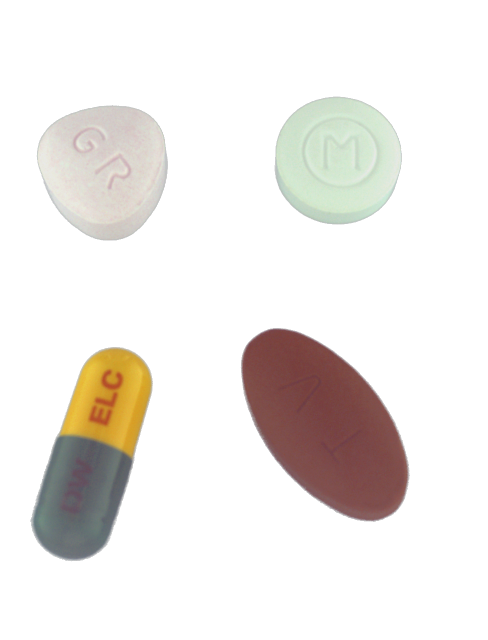
#> input picture yolo_dataset_v2/images/train/K-000250-000573-005002-019552_0_2_0_2_70_000_200.png, 976 x 1280 px, given in place of K-001900-010224-016551-031705_0_2_0_2_70_000_200.png, which was not available (shown at 1/2 size)
$ jupyter execute --allow-errors image_cut_and_classify.ipynb   (text cells are left out)
#> lines starting #> are read from the running program, lines starting #| are printed output that depends on the picture; pictures that were not available may be replaced by others from this repository, and a replacement may not be noted
[cell 1]
import os
import shutil
import json
import cv2
import numpy as np
from PIL import Image
import matplotlib.pyplot as plt
import pandas as pd
import copy

[cell 2]
def PIL2OpenCV(pil_image):
    numpy_image= np.array(pil_image)
    opencv_image = cv2.cvtColor(numpy_image, cv2.COLOR_RGB2BGR)
    return opencv_image

# [4 lines left out: function OpenCV2PIL, not called in this run]

[cell 3]
def contour_center(cnt):
    M = cv2.moments(cnt)
    if M["m00"] == 0:
        return None
    cx = int(M["m10"] / M["m00"])
    cy = int(M["m01"] / M["m00"])
    return (cx, cy)

[cell 4]
def sort_contours_TL_TR_BL_BR(contours, median_y):
    centers = [(contour_center(c), c) for c in contours]
    centers = [c for c in centers if c[0] is not None]

    # 1) y 기준 전체 정렬
    centers.sort(key=lambda x: x[0][1])

    # 2) 상단/하단 분리
    ys = [c[0][1] for c in centers]

    top = [c for c in centers if c[0][1] <= median_y]
    bottom = [c for c in centers if c[0][1] > median_y]

    # 3) 상단은 x 오름차순 → TL, TR
    top.sort(key=lambda x: x[0][0])

    bottom.sort(key=lambda x: x[0][0])

    sorted_contours = [c[1] for c in top + bottom]
    return sorted_contours

[cell 5]
def bbox_from_image(images_path='./ai06-level1-project/train_output',annotations_path='./ai06-level1-project/train_annotations'):
    images=sorted(os.listdir(images_path))
    os.makedirs(annotations_path,exist_ok=True)

    os.makedirs('./cropped_images',exist_ok=True)

    count=0
    for image in images:
        count+=1
        print(count)
        # 알약 조합은 이름에서 확장자 및 이미지 정보를 제거한 것과 같다.
        name=image[:-23]

        # 만약 annotation에 해당 알약 조합의 정보가 없다면, 폴더를 만들어준다.
        if not os.path.isdir(os.path.join(annotations_path,name+"_json")):
            os.makedirs(os.path.join(annotations_path,name+"_json"))

        # 이미지 파일을 불러온다.
        image_file=Image.open(os.path.join(images_path,image))

        # 이미지 파일을 cv 파일로, 배경을 유지하여 만들어준다.
        image_cv=cv2.cvtColor(np.array(image_file), cv2.COLOR_RGBA2BGRA)

        # 이미지 파일을 cv 파일로, 배경을 지워서 만들어준다.
        image_file=PIL2OpenCV(image_file.convert("RGB"))

        # 이미지 파일 원본의 크기를 구한다.
        H,W,C=image_file.shape

        # 이미지 파일에 변형을 가할 파일을 만들어준다.
        conv_file=np.zeros_like(image_file)

        # 각 칸에 대해, 배경에 해당하면 흰색, 아니면 검은 색으로 만들어준다.
        conv_file[(image_file==[0,0,0]).all(axis=2)]=255

        # 흑백 반전을 취한다. (openCV의 마스크는 흑색이 배경, 백색을 객체로 인식함)
        conv_file=cv2.bitwise_not(conv_file)

        # 흑백 이미지(단일 채널)로 만들어준다.
        conv_file=cv2.cvtColor(conv_file, cv2.COLOR_BGR2GRAY)

        # 객체들의 경계선을 구한다.
        contours, _ = cv2.findContours(conv_file,cv2.RETR_EXTERNAL,cv2.CHAIN_APPROX_SIMPLE)

        contours=sort_contours_TL_TR_BL_BR(contours,(H//2))

        # bbox들을 구한다.
        with open(os.path.join(annotations_path,name+'_json',image[:-4]+'_bbox.txt'),'w') as f:
            f.write('value order: x, y, w, h\n')
            idx=1
            for cnt in contours:
                x, y, w, h = cv2.boundingRect(cnt)
                if w<50 or h<50:
                    continue
                # 실제 bbox는 더 크게 설정한다. (약 20px? 22px?)
                cv2.rectangle(image_cv, (x,y), (x+w,y+h), (0, 256, 0), 2)
                f.write(f'image{idx}: {x},{y},{w},{h}\n')
                idx+=1

#> (the rest of this cell did not finish here and is left out)

[cell 6]
def image_crop_with_bbox(annotation_root='./ai06-level1-project/train_annotations',image_root='./ai06-level1-project/train_output',crop_path='./cropped_images/'):
    # 각 이미지 정보 폴더를 순회한다.

    annotations=sorted(os.listdir(annotation_root))

    os.makedirs(crop_path, exist_ok=True)

    cnt=0

    for annotation in annotations:
        # txt 파일들 목록을 불러온다.
        image_info=copy.deepcopy([entry.name for entry in os.scandir(os.path.join(annotation_root,annotation)) if entry.is_file() and entry.name.endswith(".txt")])

        # 이미지 하나에 대한 txt 파일마다
        for sub_info in image_info:
            if 'bbox' not in sub_info:
                continue
            print(cnt+1)
            cnt+=1

            image_name=sub_info[:-4]
            # 이미지 이름은 sub_info에서 마지막 확장자를 지운 것과 같다.
            image=Image.open(os.path.join(image_root,image_name[:-5]+'.png'))

            # 이미지 파일을 cv 파일로, 배경을 유지하여 만들어준다.
            image_cv=cv2.cvtColor(np.array(image), cv2.COLOR_RGBA2BGRA)

            # 이미지 파일을 cv 파일로, 배경을 지워서 만들어준다.
            image_file=PIL2OpenCV(image.convert("RGB"))

            # 이미지 파일 원본의 크기를 구한다.
            H,W,C=image_file.shape

            with open(os.path.join(annotation_root,annotation,sub_info),'r') as f:
                f.readline()
                # 이미지의 높이, 너비 정보를 얻는다.
                parts=f.readlines()

                # 각 세부 이미지마다
                for part in parts:
                    part=part.strip().split()
                    # id와 좌표를 얻는다.
                    part_id=part[0][5:-1]
                    x,y,w,h=map(int,part[1].split(','))
                    #cv2.rectangle(image_cv, (x,y), (x+w,y+h), (0, 256, 0), 2)
                    # 배경을 유지한 이미지에서 세부 이미지를 잘라낸다.
                    img=image_cv[y:y+h,x:x+w]
                    img=Image.fromarray(cv2.cvtColor(img, cv2.COLOR_BGRA2RGBA))

                    # 크기 640x640의 투명 배경인 빈 이미지를 만든다.
                    canvas_size = (640,640)
                    canvas = Image.new("RGBA", canvas_size, (0,0,0,0))
                    x_=(640-w)//2
                    y_=(640-h)//2
                    canvas.paste(img,(x_,y_),img)
                    canvas.save(os.path.join(crop_path,image_name[:-4]+part_id+'.png'))
            '''fig, ax = plt.subplots(1, figsize=(12,9))
            plt.imshow(img)
            plt.show()'''

image_crop_with_bbox(annotation_root='./ai06-level1-project/train_annotations',image_root='./ai06-level1-project/train_output',crop_path='./cropped_images/')

[cell 7]
image_root='./ai06-level1-project/train_output'
image_name='K-001900-010224-016551-031705_0_2_0_2_70_000_200'
image=Image.open(os.path.join(image_root,image_name+'.png'))
#> image is the input picture: PIL image 976x1280 RGBA; mean R, G, B, A 137.5, 133.8, 130.4, 51.5
image_cv=cv2.cvtColor(np.array(image), cv2.COLOR_RGBA2BGR)
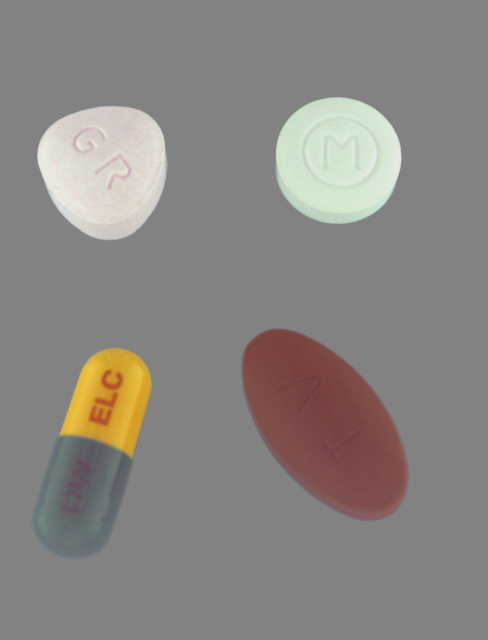
#> image_cv: shape (1280, 976, 3) (shown at 1/2 size); mean B, G, R 130.4, 133.8, 137.5
pt1 = (154, 145)
pt2 = (368, 535)
cv2.rectangle(image_cv, pt1, pt2, (0, 256, 0), 2)
pt3 = (597, 144)
pt4 = (828, 573)
cv2.rectangle(image_cv, pt3, pt4, (0, 256, 0), 2)
pt5 = (185, 771)
pt6 = (379, 1154)
cv2.rectangle(image_cv, pt5, pt6, (0, 256, 0), 2)
pt7 = (657, 866)
pt8 = (846, 1010)
cv2.rectangle(image_cv, pt7, pt8, (0, 256, 0), 2)
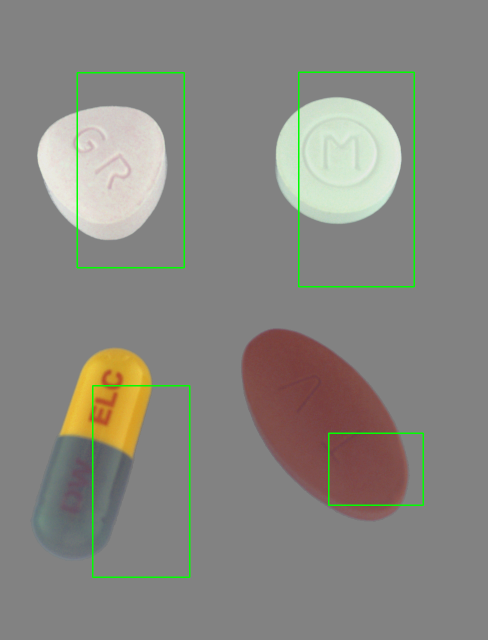
#> image_cv: shape (1280, 976, 3) (shown at 1/2 size); mean B, G, R 129, 135, 136.1

fig, ax = plt.subplots(1, figsize=(12,9))
plt.imshow(cv2.cvtColor(image_cv, cv2.COLOR_RGB2BGR))
plt.show()

[cell 8]
# 잘린 이미지들이 위치한 폴더
image_root='./cropped_images'
class_id=0
labelling_map={}
class_count={}
count=0
# 라벨링 파일
with open('./label_mapping.txt','r') as f:
    # 첫 줄 무시
#> (reads label_mapping.txt from the repository)
    f.readline()
    lines=f.readlines()
    for line in lines:
        print(count+1)
        count+=1
        # 이름과 라벨 사이에는 탭으로 구분했습니다.
        line=list(line.strip().split('\t'))
        # 라벨이 있다면 class_id를 갱신
        if len(line)==2:
            class_id=int(line[1])
            class_count[str(class_id)]=0
        # 현재 이미지의 라벨은 현재 class_id
        labelling_map[line[0]]=class_id
        class_count[str(class_id)]+=1
        # 현재 class_id에 해당하는 폴더가 없으면 생성
        os.makedirs(os.path.join('pill_images',str(class_id)),exist_ok=True)
        # 이미지를 해당 폴더로 복사
        os.system(f'mv {image_root}/{line[0]}.png ./pill_images/{str(class_id)}/{line[0]}.png')

[cell 9]
print(len(class_count.keys()))

[cell 10]
images=os.listdir(image_root)
for image in images:
    if image[:-4] not in labelling_map.keys():
        print(image[:-4])

[cell 11]
class_count_df=pd.DataFrame.from_dict(data=class_count,orient='index')
class_count_df.plot(kind='bar')
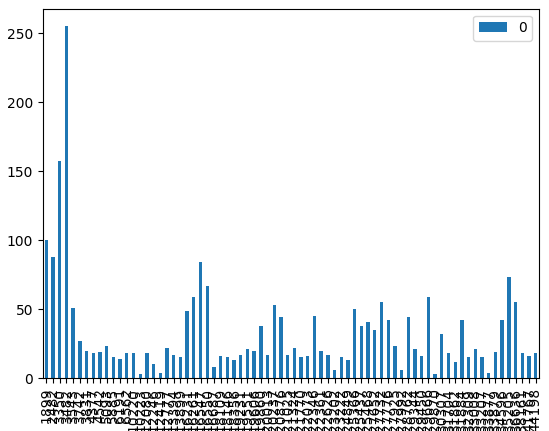
#> figure drawn by matplotlib, 1 panel; tallest bar 255 high, from x = 2.75 to 3.25

[cell 12]
cat_id_to_name={
    1899: "보령부스파정 5mg",
    2482: "뮤테란캡슐 100mg",
    3350: "일양하이트린정 2mg",
    3482: "기넥신에프정(은행엽엑스)(수출용)",
    3543: "무코스타정(레바미피드)(비매품)",
    3742: "알드린정",
    3831: "뉴로메드정(옥시라세탐)",
    4377: "타이레놀정500mg",
    4542: "에어탈정(아세클로페낙)",
    5093: "삼남건조수산화알루미늄겔정",
    5885: "타이레놀이알서방정(아세트아미노펜)(수출용)",
    6191: "삐콤씨에프정 618.6mg/병",
    6562: "조인스정 200mg",
    10220: "쎄로켈정 100mg",
    10223: "넥시움정 40mg",
    12080: "리렉스펜정 300mg/PTP",
    12246: "아빌리파이정 10mg",
    12419: "자이프렉사정 2.5mg",
    12777: "다보타민큐정 10mg/병",
    13394: "써스펜8시간이알서방정 650mg",
    13899: "에빅사정(메만틴염산염)(비매품)",
    16231: "리피토정 20mg",
    16261: "크레스토정 20mg",
    16547: "가바토파정 100mg",
    16550: "동아가바펜틴정 800mg",
    16687: "오마코연질캡슐(오메가-3-산에틸에스테르90)",
    18109: "란스톤엘에프디티정 30mg",
    18146: "리리카캡슐 150mg",
    18356: "종근당글리아티린연질캡슐(콜린알포세레이트)",
    19231: "콜리네이트연질캡슐 400mg",
    19551: "트루비타정 60mg/병",
    19606: "스토가정 10mg",
    19860: "노바스크정 5mg",
    20013: "마도파정",
    20237: "플라빅스정 75mg",
    20876: "엑스포지정 5/160mg",
    21025: "펠루비정(펠루비프로펜)",
    21324: "아토르바정 10mg",
    21770: "라비에트정 20mg",
    22073: "리피로우정 20mg",
    22346: "자누비아정 50mg",
    22361: "맥시부펜이알정 300mg",
    22626: "메가파워정 90mg/병",
    23202: "쿠에타핀정 25mg",
    23222: "비타비백정 100mg/병",
    24849: "놀텍정 10mg",
    25366: "자누메트정 50/850mg",
    25437: "큐시드정 31.5mg/PTP",
    25468: "아모잘탄정 5/100mg",
    27652: "세비카정 10/40mg",
    27732: "트윈스타정 40/5mg",
    27776: "카나브정 60mg",
    27925: "울트라셋이알서방정",
    27992: "졸로푸트정 100mg",
    28762: "트라젠타정(리나글립틴)",
    29344: "비모보정 500/20mg",
    29450: "레일라정",
    29666: "리바로정 4mg",
    29870: "렉사프로정 15mg",
    30307: "트라젠타듀오정 2.5/850mg",
    31704: "낙소졸정 500/20mg",
    31862: "아질렉트정(라사길린메실산염)",
    31884: "자누메트엑스알서방정 100/1000mg",
    32309: "글리아타민연질캡슐",
    33008: "신바로정",
    33207: "에스원엠프정 20mg",
    33877: "브린텔릭스정 20mg",
    33879: "글리틴정(콜린알포세레이트)",
    34596: "제미메트서방정 50/1000mg",
    35205: "아토젯정 10/40mg",
    36636: "로수젯정10/5밀리그램",
    38161: "로수바미브정 10/20mg",
    41767: "카발린캡슐 25mg",
    44198: "케이캡정 50mg"
}

[cell 13]
labelling_map

[cell 14]
# [39 lines left out: function parse_bbox_txt, not called in this run]

[cell 15]
def bbox_to_json(images_root='./ai06-level1-project/train_output',annotations_root='./ai06-level1-project/train_annotations',labelling_map=None):
    pill_sets=os.listdir(annotations_root)
    annotation_id=1
    image_id=1
    cnt=0
    for pill_set in pill_sets:
        pill_set_path = os.path.join(annotations_root, pill_set)

        # *_bbox.txt 파일만 가져오기
        bbox_files = [f for f in os.listdir(pill_set_path) if f.endswith("_bbox.txt")]

        if len(bbox_files) == 0:
            continue

        new_json_dir = os.path.join(pill_set_path)

        # 각 이미지에 대해서
        for bbox_file in bbox_files:
            txt_path = os.path.join(pill_set_path, bbox_file)
            base_name = bbox_file[:-9]
            image_file_name = base_name + ".png"
            json_filename = base_name + ".json"
            json_path = os.path.join(new_json_dir, json_filename)

            # 이미지 크기를 구하기 위해 호출
            image=Image.open(os.path.join(images_root,image_file_name))
            W,H=image.size
            if labelling_map:
                annotations,categories, a_id=parse_bbox_txt(txt_path,annotation_id,image_id,image_file_name,labelling_map)
            else:
                annotations,categories, a_id=parse_bbox_txt(txt_path,annotation_id,image_id,image_file_name)
            annotation_id=a_id

            coco_dict = {
                "images": [
                    {
                        "id": image_id,
                        "file_name": image_file_name,
                        "height": H,
                        "width": W
                    }
                ],
                "annotations": annotations,
                "categories": categories
            }

            image_id+=1
            with open(json_path, "w", encoding="utf-8") as f:
                json.dump(coco_dict, f, ensure_ascii=False, indent=4)

            cnt += 1
            print(cnt)

[cell 16]
bbox_to_json(annotations_root='./ai06-level1-project/train_annotations',labelling_map=labelling_map)

[cell 17]
additional_image_root='./additional_training_data/train_images'
folders=sorted(os.listdir(additional_image_root))

class_list=class_count.keys()

cond=False
for folder in folders:
    folder_path=os.path.join(additional_image_root,folder)
    if not os.path.isdir(folder_path):
        continue
    # 각 annotation 조합에 대해, 알약 목록을 구한다.
    pills=list(map(int,folder[2:].split('-')))

    # 이미지의 알약 중 하나라도 train_dataset에 있다면
    if any([str(pill-1) in class_list for pill in pills]):
        # 해당 폴더의 각 이미지에 대해서
        images=os.listdir(folder_path)
        for image in images:
            # 이미지 경로를 구한다.
            image_path=os.path.join(folder_path,image)
            # index 이미지는 지운다.
            if 'index' not in str(image_path):
                shutil.move(image_path, os.path.join(additional_image_root, image))
    # 폴더 및 폴더에 남은 이미지들은 지운다.
    os.system(f'rm -rf {folder_path}')

[cell 18]
bbox_from_image(images_path='./additional_training_data/train_cleaned',annotations_path='./additional_training_data/train_annotations')
#> call 2 of bbox_from_image, with images_path = './additional_training_data/train_cleaned'
#> after the loop in bbox_from_image (call 2), `for cnt in contours:`:
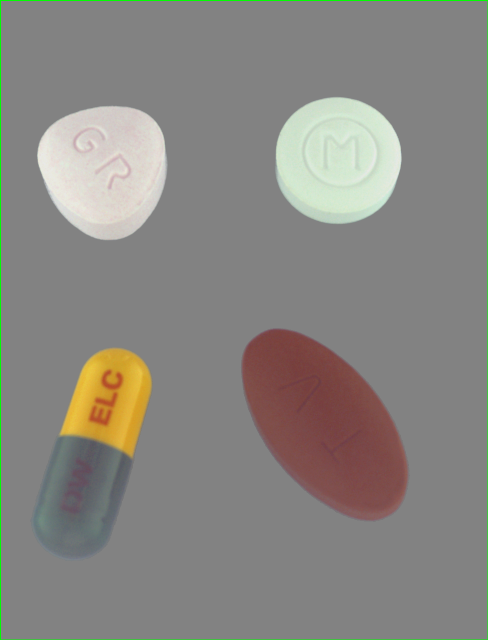
#> image_cv: shape (1280, 976, 4) (shown at 1/2 size); mean B, G, R, A 129.6, 134.4, 136.8, 51.5
#> after the loop in bbox_from_image (call 2), `for cnt in contours:`: idx = 2

[cell 19]
image_crop_with_bbox(annotation_root='./additional_training_data/train_annotations',image_root='./additional_training_data/train_cleaned',crop_path='./additional_cropped_images/')

[cell 20]
import numpy as np
import torch
import torchvision.transforms.v2 as T

#> (the rest of this cell did not finish here and is left out)

#> (a cell that did not finish here is left out)

[cell 22]
# [8 lines left out: function get_embedding, not called in this run]

[cell 23]
base_dir = "./base_data"
dist='./additional_pill_images'
if not os.path.isdir(dist):
    os.makedirs(dist)
if not os.path.isdir(base_dir):
    os.makedirs(base_dir)
for c in class_count.keys():
    os.makedirs(os.path.join(base_dir, c), exist_ok=True)
    os.makedirs(os.path.join(dist, c), exist_ok=True)

[cell 24]
class_embeddings = {}

for cls in os.listdir(base_dir):
    cls_dir = os.path.join(base_dir, cls)
    feats = []
    for img in os.listdir(cls_dir):
        path = os.path.join(cls_dir, img)
        feats.append(get_embedding(path))
    class_embeddings[cls] = np.mean(feats, axis=0)

[cell 25]
from sklearn.metrics.pairwise import cosine_similarity

# [20 lines left out: function classify, not called in this run]

[cell 26]
for cls, proto in class_embeddings.items():
    if np.isnan(proto).any():
        print("NaN in class prototype:", cls)

[cell 27]
need_predict='./additional_cropped_images'
dist='./additional_pill_images'
images=os.listdir(need_predict)
not_found=[]
cnt=0
class_list=class_count.keys()
for image in images:
    print(cnt+1)
    cnt+=1
    # print(image)
    classes=list(map(int,image[2:-25].split('-')))
    classes=[str(c-1) for c in classes if str(c-1) in class_list]
    image_path=os.path.join(need_predict,image)
    label, scores = classify(image_path,classes)

    # print("Predicted:", label)
    # print(scores)
    if scores[label]>0.9:
        shutil.copy(image_path, os.path.join(dist, label, image))
    else:
        not_found.append(image)
    #print(scores)

[cell 28]
# 잘린 이미지들이 위치한 폴더
image_root='./additional_pill_images'
folders=sorted(os.listdir(image_root))
class_id=0
labelling_map={}
class_count={}
count=0
# 라벨링 파일
with open('./additional_label_mapping.txt','w') as f:
    f.write('image_name\tclass_id\n')
    for folder in folders:
        images=sorted(os.listdir(os.path.join(image_root,folder)))
        for image in images:
            f.write(f'{image[:-4]}\t{folder}\n')
            labelling_map[image[:-4]]=int(folder)
#> after the loop, labelling_map = 0 items

[cell 29]
len(labelling_map.keys())
#> Out = 0

[cell 30]
# 잘린 이미지들이 위치한 폴더
image_root='./additional_cropped_images'
class_id=0
labelling_map={}
class_count={}
count=0
# 라벨링 파일
with open('./additional_label_mapping.txt','r') as f:
    # 첫 줄 무시
    f.readline()
    lines=f.readlines()
    for line in lines:
        print(count+1)
        count+=1
        # 이름과 라벨 사이에는 탭으로 구분했습니다.
        line=list(line.strip().split('\t'))
        # 라벨이 있다면 class_id를 갱신
        if len(line)==2:
            class_id=int(line[1])
            class_count[str(class_id)]=0
        # 현재 이미지의 라벨은 현재 class_id
        labelling_map[line[0]]=class_id
        class_count[str(class_id)]+=1
        # 현재 class_id에 해당하는 폴더가 없으면 생성
        os.makedirs(os.path.join('additional_pill_images',str(class_id)),exist_ok=True)
        # 이미지를 해당 폴더로 복사
        os.system(f'mv {image_root}/{line[0]}.png ./additional_pill_images/{str(class_id)}/{line[0]}.png')

[cell 31]
classified_images_folders='./additional_pill_images'
labeled_images=labelling_map.keys()
found_images=[]
for folder in sorted(os.listdir(classified_images_folders)):
    folder_path=os.path.join(classified_images_folders,folder)
    images=sorted(os.listdir(folder_path))
    found_images.extend(images)

found_images=[image[:-4] for image in found_images if image[:-4] in labeled_images]
#> found_images = []

not_found_images=[image for image in labeled_images if image not in found_images]
#> not_found_images = []
not_found_images
